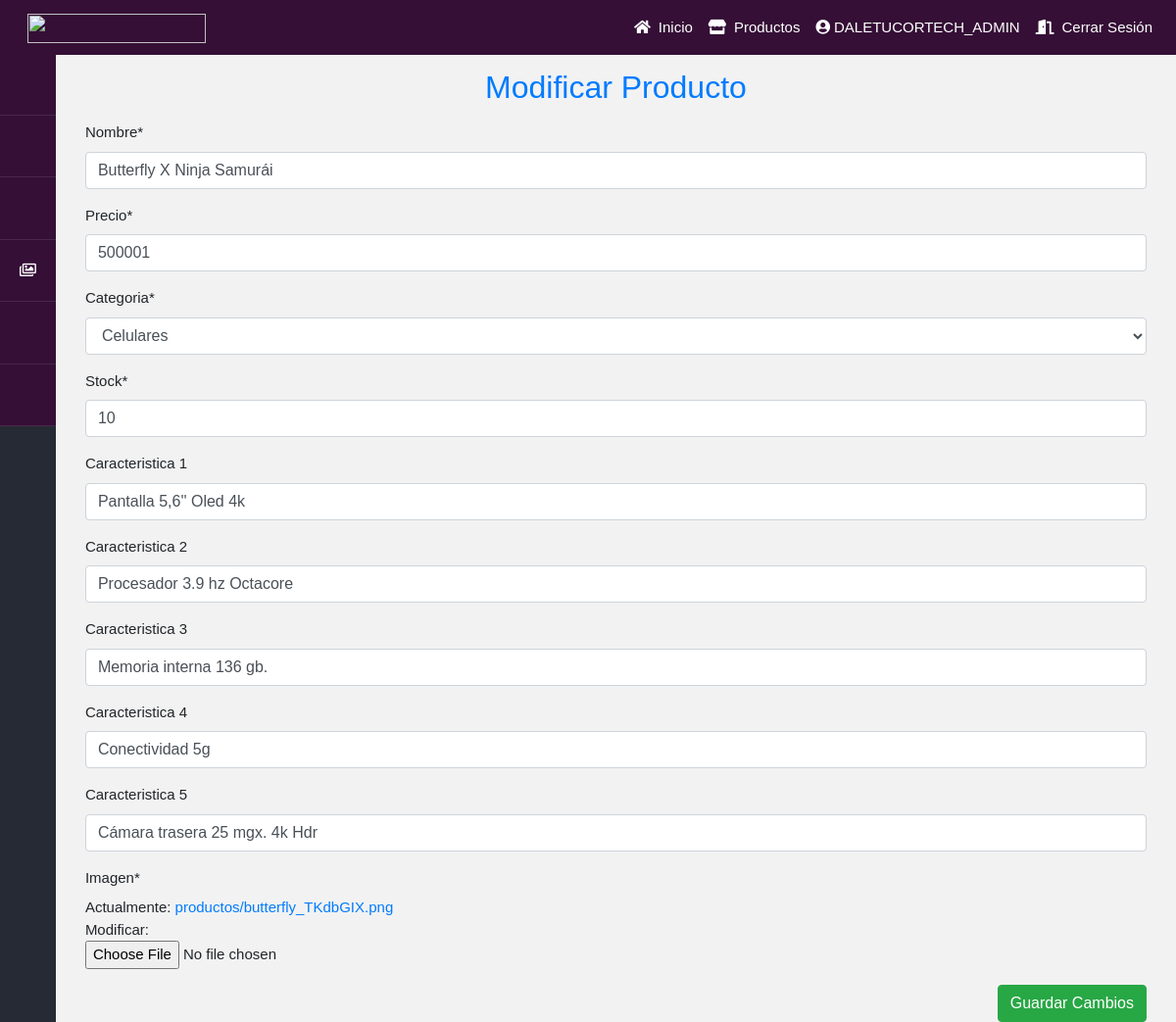
/modificarProductoAdmin/16/ (signed in), run on the app's committed database.
### core/models.py (models this page shows, shortened)
class Producto(models.Model):
    nombre = models.CharField(max_length=80)
    precio = models.IntegerField()
    categoria = models.ForeignKey(Categoria, on_delete=models.CASCADE)
    stock = models.IntegerField()
    caracteristica_1 = models.CharField(max_length=200)
    caracteristica_2 = models.CharField(max_length=200)
    caracteristica_3 = models.CharField(max_length=200)
    caracteristica_4 = models.CharField(max_length=200)
    caracteristica_5 = models.CharField(max_length=200)
    imagen = models.ImageField(null=True, blank=True, upload_to='productos/')

class Categoria(models.Model):
    nombre = models.CharField(max_length=80)
    def __str__(self):
        return self.nombre

### core/views.py (the view, shortened to what this page needs)
# urls.py: path('modificarProductoAdmin/<id>/', modificarProductoAdmin, name="modificarProductoAdmin"),
@permission_required('core.change_producto')
def modificarProductoAdmin(request, id):
    producto = Producto.objects.get(id=id)
    data = {
        'form':ProductoForm(instance=producto)
    }
    return render(request, 'core/modificarProductoAdmin.html', data)

### core/forms.py
class ProductoForm(forms.ModelForm):
    nombre = forms.CharField(min_length=3, max_length=50, required=True)
    precio = forms.IntegerField(min_value=1, max_value=1500000, required=True)
    stock  = forms.IntegerField(min_value=1, max_value=1500000, required=True)
    caracteristica_1 = forms.CharField(min_length=0, max_length=300, required=False)
    caracteristica_2 = forms.CharField(min_length=0, max_length=300, required=False)
    caracteristica_3 = forms.CharField(min_length=0, max_length=300, required=False)
    caracteristica_4 = forms.CharField(min_length=0, max_length=300, required=False)
    caracteristica_5 = forms.CharField(min_length=0, max_length=300, required=False)
    imagen = forms.ImageField(required=True)
    class Meta:
        model = Producto
        fields = ['nombre', 'precio', 'categoria', 'stock', 'caracteristica_1', 'caracteristica_2', 'caracteristica_3', 'caracteristica_4', 'caracteristica_5', 'imagen']

### core/templates/core/modificarProductoAdmin.html (shortened to what this page needs)
{% extends 'core/base.html' %}
{% load crispy_forms_tags %}
{% block contenido %}
<h2 class="text-primary m-3 text-center">Modificar Producto</h2>
<form action="" method="POST" class="" enctype="multipart/form-data">
        {{ form | crispy }}
    <input class="btn btn-success float-right" value="Guardar Cambios" type="submit" name="Guardar">
</form>
{% endblock %}

### core/templates/core/base.html (shortened to what this page needs)
{% load static %}
<!DOCTYPE html>
<html lang="en">
    <head>
    <link rel="stylesheet" href="https://stackpath.bootstrapcdn.com/bootstrap/4.5.2/css/bootstrap.min.css">
    <link rel="stylesheet" href="{% static 'css/base.css' %}">
    <link rel="stylesheet" href="https://pro.fontawesome.com/releases/v5.10.0/css/all.css"/>
    </head>
<body>
    <nav class="navbar lista navbar-expand-md fixed-top">
        <a href="{% url 'index' %}" class="navbar-brand"><img src="{% static 'img/Negro_y_Rosa_Neon_Club_Logotipo.png' %}" style="width: 182px; height: 30px;" class="logo" alt=""></a>
        <div class="collapse navbar-collapse " id="fm-menu">
            <ul class=" navbar-nav ml-auto ">
                <li class="nav-item ">
                    <a href="{% url 'index' %}" class="nav-link">
                        <i class="fas fa-home mr-2"></i>Inicio
                    </a>
                </li>
                <li class="nav-item ">
                    <a href="{% url 'productos' %}" class="nav-link ">
                        <i class="fas fa-store mr-2"></i>Productos
                    </a>
                </li>
                    {% if user.is_authenticated %}
                    <li class="nav-item ">
                        <a href="#" class="nav-link "><i class="fas fa-user-circle mr-1"></i>{{ user.username }}</a>
                    </li>
                    <li class="nav-item ">
                        <a href="{% url 'logout' %}" class="nav-link ">
                            <i class="fas fa-door-open mr-2"></i>Cerrar Sesión
                        </a>
                    </li>
                    {% else %}
                    <li class="nav-item ">
                        <a href="{% url 'login' %}" class="nav-link ">
                            <i class="fas fa-user mr-2"></i>Iniciar Sesión
                        </a>
                    </li>
                    {% endif %}
            </ul>
        </div>
    </nav>
    <div class="container-fluid contenini">
        <div class="row">
            <div class="barra-lateral col-12 col-sm-auto">
                <nav class="menu d-flex d-sm-block justify-content-center flex-wrap">
                    <a href="{% url 'inicioAdmin' %}"><i class="fas fa-home"></i><span>Inicio</span></a>
                    <a href="{% url 'categoriaAdmin' %}"><i class="fas fa-list-ul"></i><span>Categorias</span></a>
                    <a href="{% url 'productosAdmin' %}"><i class="fas fa-box-open"></i><span>Productos</span></a>
                    <a href="{% url 'galeriaAdmin' %}"><i class="fas fa-images"></i><span>Galeria</span></a>
                    <a href="{% url 'promocionesinicioAdmin' %}"><i class="fas fa-tag"></i><span>Promociones Inicio</span></a>
                    <a href="{% url 'promocionesproductosAdmin' %}"><i class="fas fa-tag"></i><span>Promociones Productos</span></a>
                </nav>
            </div>
            <main class="main col">
                <div class="container">
                    {% block contenido %}
                    {% endblock %}
                </div>
            </main>
        </div>
    </div>
</body>
</html>

### common_static/css/base.css (style rules this page uses)
body { background: #f2f2f2; font-size: 15px; font-family: 'Poppins', sans-serif; }
nav { background:rgb(53, 15, 54); }
.lista { padding-top: 0px; padding-bottom: 0px; }
.lista a { padding: 12px; color: #fff; }
nav ul li a { text-align:center }
nav.navbar ul li a { position:relative }
nav.navbar ul li a:before,nav.navbar ul li a:after { content:""; width:100%; height:100%; position:absolute; top:0; left:0; box-sizing:border-box; transform:scale(0); transition:0.5s }
nav.navbar ul li a:before { border-bottom:2px solid #fff; border-left:2px solid #fff; transform-origin:0 100% }
nav.navbar ul li a:after { border-top:2px solid #fff; border-right:2px solid #fff; transform-origin:100% 0% }
.contenini { margin-top: 54px; }
.barra-lateral { background: #262a34; color: #fff; min-width: 300px; min-height: 100vh; padding: 0; }
.barra-lateral a { color: #fff; }
.barra-lateral .menu a { display: block; padding: 20px; font-family: 'Roboto', sans-serif; font-weight: 500; border-bottom: 1px solid rgba(255,255,255,.1); }
.barra-lateral .menu a i { margin-right: 20px; font-weight: normal; }
@media screen and (max-width: 1300px) { .barra-lateral { min-width: auto; } }
@media screen and (max-width: 1300px) { .barra-lateral .menu a i { margin: 0; } }

### data on the page
Producto: nombre "Butterfly X Ninja Samurái", precio "500001", categoria "Celulares", stock "10", caracteristica_1 "Pantalla 5,6'' Oled 4k", caracteristica_2 "Procesador 3.9 hz Octacore", caracteristica_3 "Memoria interna 136 gb.", caracteristica_4 "Conectividad 5g", caracteristica_5 "Cámara trasera 25 mgx. 4k Hdr"

### other printed values
{{ user.username }} "DALETUCORTECH_ADMIN"
